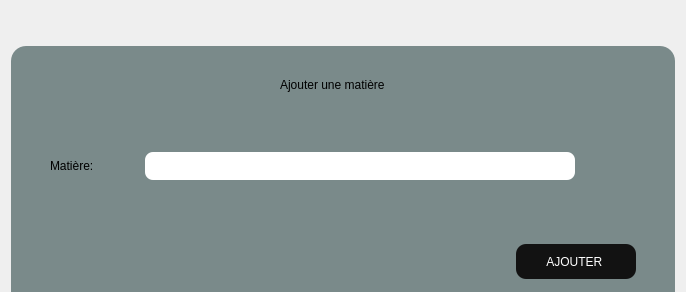
                <widget class="QWidget" name="page_6">
                 <layout class="QHBoxLayout" name="horizontalLayout_3">
                  <item>
                   <widget class="QFrame" name="suvjectFrame">
                    <property name="minimumSize">
                     <size>
                      <width>520</width>
                      <height>270</height>
                     </size>
                    </property>
                    <property name="maximumSize">
                     <size>
                      <width>16777215</width>
                      <height>200</height>
                     </size>
                    </property>
                    <property name="styleSheet">
                     <string notr="true">background-color: #7A8A8A;
border-radius:15px;</string>
                    </property>
                    <property name="frameShape">
                     <enum>QFrame::StyledPanel</enum>
                    </property>
                    <property name="frameShadow">
                     <enum>QFrame::Raised</enum>
                    </property>
                    <layout class="QVBoxLayout" name="verticalLayout_17">
                     <property name="rightMargin">
                      <number>30</number>
                     </property>
                     <item>
                      <widget class="QFrame" name="frame_16">
                       <property name="maximumSize">
                        <size>
                         <width>16777215</width>
                         <height>60</height>
                        </size>
                       </property>
                       <property name="frameShape">
                        <enum>QFrame::StyledPanel</enum>
                       </property>
                       <property name="frameShadow">
                        <enum>QFrame::Raised</enum>
                       </property>
                       <layout class="QVBoxLayout" name="verticalLayout_18">
                        <property name="topMargin">
                         <number>0</number>
                        </property>
                        <property name="bottomMargin">
                         <number>0</number>
                        </property>
                        <item alignment="Qt::AlignHCenter">
                         <widget class="QLabel" name="label_14">
                          <property name="styleSheet">
                           <string notr="true">font: bold 12pt &quot;Arial&quot;;</string>
                          </property>
                          <property name="text">
                           <string>Ajouter une matière</string>
                          </property>
                         </widget>
                        </item>
                       </layout>
                      </widget>
                     </item>
                     <item>
                      <widget class="QFrame" name="frame_17">
                       <property name="frameShape">
                        <enum>QFrame::StyledPanel</enum>
                       </property>
                       <property name="frameShadow">
                        <enum>QFrame::Raised</enum>
                       </property>
                       <layout class="QGridLayout" name="gridLayout_4">
                        <property name="leftMargin">
                         <number>30</number>
                        </property>
                        <property name="rightMargin">
                         <number>70</number>
                        </property>
                        <property name="horizontalSpacing">
                         <number>15</number>
                        </property>
                        <property name="verticalSpacing">
                         <number>10</number>
                        </property>
                        <item row="0" column="0">
                         <widget class="QLabel" name="label_15">
                          <property name="minimumSize">
                           <size>
                            <width>80</width>
                            <height>0</height>
                           </size>
                          </property>
                          <property name="maximumSize">
                           <size>
                            <width>0</width>
                            <height>16777215</height>
                           </size>
                          </property>
                          <property name="styleSheet">
                           <string notr="true">font: bold 11pt &quot;Arial&quot;;</string>
                          </property>
                          <property name="text">
                           <string>Matière:</string>
                          </property>
                         </widget>
                        </item>
                        <item row="0" column="1">
                         <widget class="QLineEdit" name="txtSubject">
                          <property name="minimumSize">
                           <size>
                            <width>430</width>
                            <height>28</height>
                           </size>
                          </property>
                          <property name="maximumSize">
                           <size>
                            <width>400</width>
                            <height>16777215</height>
                           </size>
                          </property>
                          <property name="styleSheet">
                           <string notr="true">background-color: rgb(255, 255, 255);
border-radius:8px;
padding:3px;
</string>
                          </property>
                         </widget>
                        </item>
                       </layout>
                      </widget>
                     </item>
                     <item alignment="Qt::AlignRight">
                      <widget class="QFrame" name="frame_18">
                       <property name="frameShape">
                        <enum>QFrame::StyledPanel</enum>
                       </property>
                       <property name="frameShadow">
                        <enum>QFrame::Raised</enum>
                       </property>
                       <layout class="QHBoxLayout" name="horizontalLayout_9">
                        <property name="spacing">
                         <number>50</number>
                        </property>
                        <item>
                         <widget class="QPushButton" name="btnAddSubject">
                          <property name="minimumSize">
                           <size>
                            <width>120</width>
                            <height>35</height>
                           </size>
                          </property>
                          <property name="cursor">
                           <cursorShape>PointingHandCursor</cursorShape>
                          </property>
                          <property name="styleSheet">
                           <string notr="true">padding:5px;
border-radius:10px;
color: rgb(255, 255, 255);
	font: bold 10pt &quot;Arial&quot;;background-color: #121212;</string>
                          </property>
                          <property name="text">
                           <string>AJOUTER </string>
                          </property>
                          <property name="autoDefault">
                           <bool>false</bool>
                          </property>
                          <property name="default">
                           <bool>false</bool>
                          </property>
                          <property name="flat">
                           <bool>false</bool>
                          </property>
                         </widget>
                        </item>
                       </layout>
                      </widget>
                     </item>
                    </layout>
                   </widget>
                  </item>
                 </layout>
                </widget>
